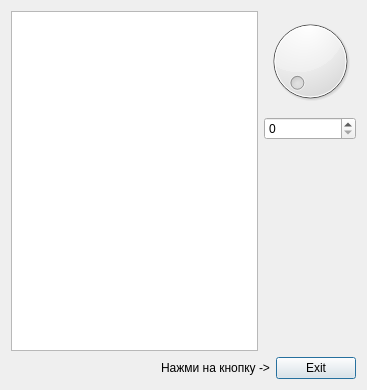
<?xml version="1.0" encoding="UTF-8"?>
<ui version="4.0">
 <class>Dialog</class>
 <widget class="QDialog" name="Dialog">
  <property name="geometry">
   <rect>
    <x>0</x>
    <y>0</y>
    <width>359</width>
    <height>390</height>
   </rect>
  </property>
  <property name="windowTitle">
   <string>Dialog</string>
  </property>
  <layout class="QVBoxLayout" name="verticalLayout_2">
   <item>
    <layout class="QHBoxLayout" name="horizontalLayout_2">
     <item>
      <widget class="QTextEdit" name="textEdit"/>
     </item>
     <item>
      <layout class="QVBoxLayout" name="verticalLayout">
       <item>
        <widget class="QDial" name="dial"/>
       </item>
       <item>
        <widget class="QSpinBox" name="spinBox"/>
       </item>
       <item>
        <spacer name="verticalSpacer">
         <property name="orientation">
          <enum>Qt::Vertical</enum>
         </property>
         <property name="sizeHint" stdset="0">
          <size>
           <width>20</width>
           <height>40</height>
          </size>
         </property>
        </spacer>
       </item>
      </layout>
     </item>
    </layout>
   </item>
   <item>
    <layout class="QHBoxLayout" name="horizontalLayout">
     <item>
      <spacer name="horizontalSpacer">
       <property name="orientation">
        <enum>Qt::Horizontal</enum>
       </property>
       <property name="sizeType">
        <enum>QSizePolicy::Fixed</enum>
       </property>
       <property name="sizeHint" stdset="0">
        <size>
         <width>150</width>
         <height>20</height>
        </size>
       </property>
      </spacer>
     </item>
     <item>
      <widget class="QLabel" name="label">
       <property name="text">
        <string>Нажми на кнопку -&gt;</string>
       </property>
      </widget>
     </item>
     <item>
      <widget class="QPushButton" name="pushButton">
       <property name="text">
        <string>Exit</string>
       </property>
      </widget>
     </item>
    </layout>
   </item>
  </layout>
 </widget>
 <resources/>
 <connections>
  <connection>
   <sender>dial</sender>
   <signal>sliderMoved(int)</signal>
   <receiver>spinBox</receiver>
   <slot>setValue(int)</slot>
   <hints>
    <hint type="sourcelabel">
     <x>316</x>
     <y>127</y>
    </hint>
    <hint type="destinationlabel">
     <x>301</x>
     <y>190</y>
    </hint>
   </hints>
  </connection>
  <connection>
   <sender>spinBox</sender>
   <signal>valueChanged(int)</signal>
   <receiver>dial</receiver>
   <slot>setValue(int)</slot>
   <hints>
    <hint type="sourcelabel">
     <x>337</x>
     <y>192</y>
    </hint>
    <hint type="destinationlabel">
     <x>341</x>
     <y>155</y>
    </hint>
   </hints>
  </connection>
  <connection>
   <sender>spinBox</sender>
   <signal>valueChanged(QString)</signal>
   <receiver>textEdit</receiver>
   <slot>append(QString)</slot>
   <hints>
    <hint type="sourcelabel">
     <x>284</x>
     <y>192</y>
    </hint>
    <hint type="destinationlabel">
     <x>205</x>
     <y>166</y>
    </hint>
   </hints>
  </connection>
  <connection>
   <sender>pushButton</sender>
   <signal>clicked()</signal>
   <receiver>Dialog</receiver>
   <slot>reject()</slot>
   <hints>
    <hint type="sourcelabel">
     <x>361</x>
     <y>224</y>
    </hint>
    <hint type="destinationlabel">
     <x>379</x>
     <y>235</y>
    </hint>
   </hints>
  </connection>
 </connections>
</ui>
